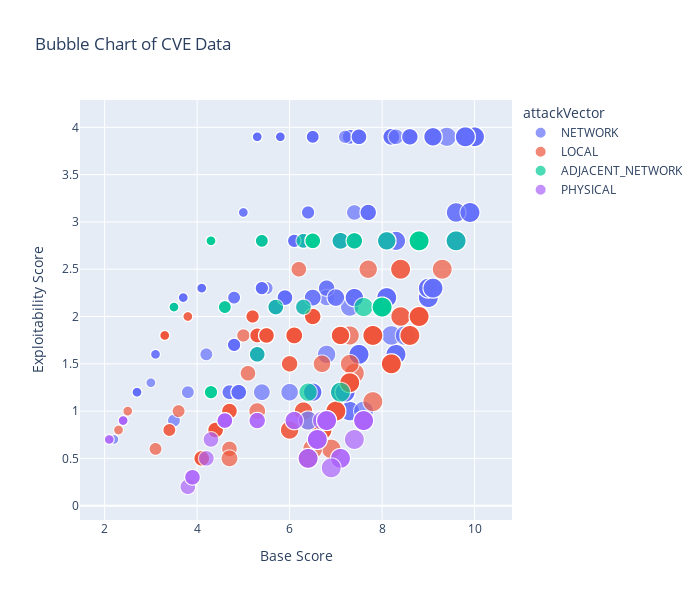

The code cell stored with this chart in its notebook:
### Code cell
dt_analyzer.show_bubble_chart(processed_df, "baseScore", "exploitabilityScore", "Base Score", "Exploitability Score", "impactScore", "attackVector", 700, 600)

### Figure 1 — Plotly figure (JSON) as saved in the notebook; plotly's stock layout.template omitted (floating-point values rounded to 4 significant figures; data arrays with more than 128 entries replaced by an {"elided": "..."} marker saying what was removed)
{"data": [{"hovertemplate": "attackVector=NETWORK<br>Base Score=%{x}<br>Exploitability Score=%{y}<br>impactScore=%{marker.size}<extra></extra>", "legendgroup": "NETWORK", "marker": {"color": "#636efa", "size": {"elided": "2719 float values"}, "sizemode": "area", "sizeref": 0.015, "symbol": "circle"}, "mode": "markers", "name": "NETWORK", "showlegend": true, "type": "scattergl", "x": {"elided": "2719 float values"}, "xaxis": "x", "y": {"elided": "2719 float values"}, "yaxis": "y"}, {"hovertemplate": "attackVector=LOCAL<br>Base Score=%{x}<br>Exploitability Score=%{y}<br>impactScore=%{marker.size}<extra></extra>", "legendgroup": "LOCAL", "marker": {"color": "#EF553B", "size": {"elided": "942 float values"}, "sizemode": "area", "sizeref": 0.015, "symbol": "circle"}, "mode": "markers", "name": "LOCAL", "showlegend": true, "type": "scattergl", "x": {"elided": "942 float values"}, "xaxis": "x", "y": {"elided": "942 float values"}, "yaxis": "y"}, {"hovertemplate": "attackVector=ADJACENT_NETWORK<br>Base Score=%{x}<br>Exploitability Score=%{y}<br>impactScore=%{marker.size}<extra></extra>", "legendgroup": "ADJACENT_NETWORK", "marker": {"color": "#00cc96", "size": [5.9, 3.6, 2.5, 5.9, 4.2, 3.6, 5.9, 5.9, 3.6, 3.6, 4, 4, 3.6, 5.9, 3.6, 3.6, 1.4, 1.4, 5.9, 5.9, 2.7, 3.6, 5.9, 5.9, 2.7, 3.6, 5.9, 5.9, 2.7, 3.6, 3.6, 5.9, 3.6, 3.4, 5.9, 3.6, 1.4, 3.6, 1.4, 1.4, 5.9, 3.6, 5.5, 5.9, 5.2, 5.9, 5.9, 5.9, 5.9, 3.6, 5.9, 5.9, 2.5, 2.5, 2.5, 3.6, 5.5, 3.6, 5.9, 5.9, 5.9, 5.9, 5.9, 3.7, 5.9, 5.9, 1.4, 5.9, 3.6, 3.6, 3.6, 3.6, 3.6, 3.6, 5.9, 6, 5.9, 5.9, 5.2, 3.6, 5.9, 5.9, 5.9, 5.9, 3.6, 5.9, 5.9, 3.6], "sizemode": "area", "sizeref": 0.015, "symbol": "circle"}, "mode": "markers", "name": "ADJACENT_NETWORK", "showlegend": true, "type": "scattergl", "x": [8, 5.3, 5.4, 8.8, 7.1, 6.5, 8.8, 8.8, 6.5, 6.5, 7.4, 7.4, 6.5, 8.8, 6.5, 6.5, 4.3, 4.3, 8.8, 8.8, 4.3, 6.5, 8.8, 8.8, 4.3, 6.5, 8.8, 8.8, 4.3, 6.5, 6.5, 8.8, 6.5, 6.3, 8.8, 6.5, 3.5, 6.5, 3.5, 4.3, 8.8, 6.5, 6.4, 8.8, 8.1, 8.8, 8.8, 8.8, 6.8, 6.5, 8.8, 8.8, 5.4, 4.6, 4.6, 5.7, 7.6, 6.5, 8.8, 8.8, 8.8, 8.8, 8.8, 6.3, 8.8, 8.8, 4.3, 6.8, 6.5, 6.5, 6.5, 6.5, 6.5, 6.5, 8.8, 9.6, 8, 8.8, 6.4, 6.5, 8.8, 8, 8.8, 8, 6.5, 7.1, 8.8, 6.5], "xaxis": "x", "y": [2.1, 1.6, 2.8, 2.8, 2.8, 2.8, 2.8, 2.8, 2.8, 2.8, 2.8, 2.8, 2.8, 2.8, 2.8, 2.8, 2.8, 2.8, 2.8, 2.8, 1.2, 2.8, 2.8, 2.8, 1.2, 2.8, 2.8, 2.8, 1.2, 2.8, 2.8, 2.8, 2.8, 2.8, 2.8, 2.8, 2.1, 2.8, 2.1, 2.8, 2.8, 2.8, 0.9, 2.8, 2.8, 2.8, 2.8, 2.8, 0.9, 2.8, 2.8, 2.8, 2.8, 2.1, 2.1, 2.1, 2.1, 2.8, 2.8, 2.8, 2.8, 2.8, 2.8, 2.1, 2.8, 2.8, 2.8, 0.9, 2.8, 2.8, 2.8, 2.8, 2.8, 2.8, 2.8, 2.8, 2.1, 2.8, 1.2, 2.8, 2.8, 2.1, 2.8, 2.1, 2.8, 1.2, 2.8, 2.8], "yaxis": "y"}, {"hovertemplate": "attackVector=PHYSICAL<br>Base Score=%{x}<br>Exploitability Score=%{y}<br>impactScore=%{marker.size}<extra></extra>", "legendgroup": "PHYSICAL", "marker": {"color": "#ab63fa", "size": [6, 3.6, 5.9, 3.6, 5.9, 5.9, 5.9, 5.9, 5.9, 5.9, 5.9, 5.9, 5.9, 3.6, 3.6, 3.6, 3.6, 3.6, 3.6, 3.6, 3.6, 3.6, 3.6, 3.6, 3.6, 3.6, 3.6, 5.9, 5.9, 5.9, 5.9, 5.9, 4, 6, 6, 6, 5.9, 5.2, 3.6, 3.6, 5.9, 5.9, 3.6, 5.9, 3.6, 3.6, 5.9, 3.6, 5.9, 5.9, 5.5, 3.6, 5.9, 1.4, 1.4, 3.6, 6, 3.6, 3.6, 5.9, 5.9, 5.9, 5.9, 6, 5.9, 5.9, 1.4, 4, 6, 1.4, 3.6, 5.9, 5.3, 3.6, 3.6, 5.2, 5.9, 5.9, 5.9, 1.4, 3.6, 3.6, 1.4, 3.6, 5.9, 5.9, 6, 5.9], "sizemode": "area", "sizeref": 0.015, "symbol": "circle"}, "mode": "markers", "name": "PHYSICAL", "showlegend": true, "type": "scattergl", "x": [7.1, 4.6, 6.8, 4.6, 6.8, 6.8, 6.6, 6.6, 6.6, 6.8, 6.8, 6.8, 6.6, 4.6, 4.6, 4.6, 4.6, 4.6, 4.6, 4.6, 4.6, 4.6, 4.6, 4.6, 4.6, 4.6, 4.6, 6.4, 6.4, 6.8, 6.8, 6.8, 5.3, 7.1, 7.6, 7.6, 6.8, 6.1, 4.6, 4.2, 6.8, 6.8, 4.6, 6.8, 4.6, 4.6, 6.8, 4.6, 6.6, 6.8, 6.4, 4.6, 6.8, 2.1, 2.1, 4.3, 7.6, 4.6, 3.8, 6.8, 6.8, 6.8, 6.8, 6.9, 6.8, 6.8, 2.4, 5.3, 7.6, 2.4, 4.6, 6.8, 6.7, 3.9, 3.9, 6.1, 6.8, 6.8, 6.8, 2.4, 4.6, 4.6, 2.4, 4.6, 6.8, 6.8, 7.4, 6.8], "xaxis": "x", "y": [0.5, 0.9, 0.9, 0.9, 0.9, 0.9, 0.7, 0.7, 0.7, 0.9, 0.9, 0.9, 0.7, 0.9, 0.9, 0.9, 0.9, 0.9, 0.9, 0.9, 0.9, 0.9, 0.9, 0.9, 0.9, 0.9, 0.9, 0.5, 0.5, 0.9, 0.9, 0.9, 0.9, 0.5, 0.9, 0.9, 0.9, 0.9, 0.9, 0.5, 0.9, 0.9, 0.9, 0.9, 0.9, 0.9, 0.9, 0.9, 0.7, 0.9, 0.9, 0.9, 0.9, 0.7, 0.7, 0.7, 0.9, 0.9, 0.2, 0.9, 0.9, 0.9, 0.9, 0.4, 0.9, 0.9, 0.9, 0.9, 0.9, 0.9, 0.9, 0.9, 0.9, 0.3, 0.3, 0.9, 0.9, 0.9, 0.9, 0.9, 0.9, 0.9, 0.9, 0.9, 0.9, 0.9, 0.7, 0.9], "yaxis": "y"}], "layout": {"height": 600, "legend": {"itemsizing": "constant", "title": {"text": "attackVector"}, "tracegroupgap": 0}, "title": {"text": "Bubble Chart of CVE Data"}, "width": 700, "xaxis": {"anchor": "y", "domain": [0, 1], "title": {"text": "Base Score"}}, "yaxis": {"anchor": "x", "domain": [0, 1], "title": {"text": "Exploitability Score"}}}}
